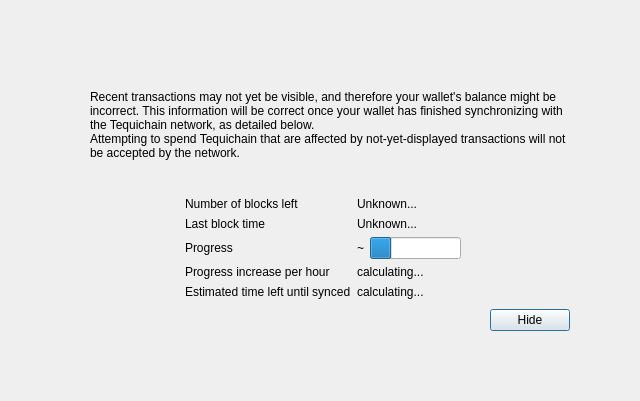
<?xml version="1.0" encoding="UTF-8"?>
<ui version="4.0">
 <class>ModalOverlay</class>
 <widget class="ModalOverlay" name="ModalOverlay">
  <property name="geometry">
   <rect>
    <x>0</x>
    <y>0</y>
    <width>640</width>
    <height>401</height>
   </rect>
  </property>
  <property name="windowTitle">
   <string>Form</string>
  </property>
  <layout class="QVBoxLayout" name="verticalLayout" stretch="0">
   <property name="sizeConstraint">
    <enum>QLayout::SetDefaultConstraint</enum>
   </property>
   <property name="leftMargin">
    <number>0</number>
   </property>
   <property name="topMargin">
    <number>0</number>
   </property>
   <property name="rightMargin">
    <number>0</number>
   </property>
   <property name="bottomMargin">
    <number>0</number>
   </property>
   <item>
    <widget class="QWidget" name="bgWidget" native="true">
     <property name="styleSheet">
      <string notr="true"/>
     </property>
     <layout class="QVBoxLayout" name="verticalLayoutMain" stretch="0">
      <property name="leftMargin">
       <number>60</number>
      </property>
      <property name="topMargin">
       <number>60</number>
      </property>
      <property name="rightMargin">
       <number>60</number>
      </property>
      <property name="bottomMargin">
       <number>60</number>
      </property>
      <item>
       <widget class="QWidget" name="contentWidget" native="true">
        <property name="styleSheet">
         <string notr="true"/>
        </property>
        <layout class="QVBoxLayout" name="verticalLayoutSub" stretch="1,0,0,0,0">
         <property name="spacing">
          <number>0</number>
         </property>
         <property name="leftMargin">
          <number>10</number>
         </property>
         <property name="topMargin">
          <number>10</number>
         </property>
         <property name="rightMargin">
          <number>10</number>
         </property>
         <property name="bottomMargin">
          <number>10</number>
         </property>
         <item>
          <layout class="QHBoxLayout" name="horizontalLayoutIconText" stretch="0,1">
           <property name="topMargin">
            <number>20</number>
           </property>
           <item>
            <layout class="QVBoxLayout" name="verticalLayoutIcon">
             <property name="leftMargin">
              <number>0</number>
             </property>
             <item>
              <widget class="QLabel" name="warningIcon">
               <property name="text">
                <string/>
               </property>
              </widget>
             </item>
             <item>
              <spacer name="verticalSpacerWarningIcon">
               <property name="orientation">
                <enum>Qt::Vertical</enum>
               </property>
               <property name="sizeHint" stdset="0">
                <size>
                 <width>20</width>
                 <height>40</height>
                </size>
               </property>
              </spacer>
             </item>
            </layout>
           </item>
           <item>
            <layout class="QVBoxLayout" name="verticalLayoutInfoText">
             <property name="leftMargin">
              <number>0</number>
             </property>
             <property name="topMargin">
              <number>0</number>
             </property>
             <item>
              <widget class="QLabel" name="infoText">
               <property name="text">
                <string>Recent transactions may not yet be visible, and therefore your wallet's balance might be incorrect. This information will be correct once your wallet has finished synchronizing with the Tequichain network, as detailed below.</string>
               </property>
               <property name="textFormat">
                <enum>Qt::RichText</enum>
               </property>
               <property name="wordWrap">
                <bool>true</bool>
               </property>
              </widget>
             </item>
             <item>
              <widget class="QLabel" name="infoTextStrong">
               <property name="text">
                <string>Attempting to spend Tequichain that are affected by not-yet-displayed transactions will not be accepted by the network.</string>
               </property>
               <property name="textFormat">
                <enum>Qt::RichText</enum>
               </property>
               <property name="wordWrap">
                <bool>true</bool>
               </property>
              </widget>
             </item>
             <item>
              <spacer name="verticalSpacerInTextSpace">
               <property name="orientation">
                <enum>Qt::Vertical</enum>
               </property>
               <property name="sizeHint" stdset="0">
                <size>
                 <width>20</width>
                 <height>40</height>
                </size>
               </property>
              </spacer>
             </item>
            </layout>
           </item>
          </layout>
         </item>
         <item>
          <spacer name="verticalSpacerAfterText">
           <property name="orientation">
            <enum>Qt::Vertical</enum>
           </property>
           <property name="sizeHint" stdset="0">
            <size>
             <width>20</width>
             <height>40</height>
            </size>
           </property>
          </spacer>
         </item>
         <item>
          <layout class="QFormLayout" name="formLayout">
           <property name="fieldGrowthPolicy">
            <enum>QFormLayout::FieldsStayAtSizeHint</enum>
           </property>
           <property name="formAlignment">
            <set>Qt::AlignHCenter|Qt::AlignTop</set>
           </property>
           <property name="horizontalSpacing">
            <number>6</number>
           </property>
           <property name="verticalSpacing">
            <number>6</number>
           </property>
           <property name="topMargin">
            <number>10</number>
           </property>
           <item row="0" column="0">
            <widget class="QLabel" name="labelNumberOfBlocksLeft">
             <property name="text">
              <string>Number of blocks left</string>
             </property>
            </widget>
           </item>
           <item row="0" column="1">
            <widget class="QLabel" name="numberOfBlocksLeft">
             <property name="text">
              <string>Unknown...</string>
             </property>
            </widget>
           </item>
           <item row="1" column="0">
            <widget class="QLabel" name="labelLastBlockTime">
             <property name="text">
              <string>Last block time</string>
             </property>
            </widget>
           </item>
           <item row="1" column="1">
            <widget class="QLabel" name="newestBlockDate">
             <property name="sizePolicy">
              <sizepolicy hsizetype="Maximum" vsizetype="Preferred">
               <horstretch>0</horstretch>
               <verstretch>0</verstretch>
              </sizepolicy>
             </property>
             <property name="text">
              <string>Unknown...</string>
             </property>
            </widget>
           </item>
           <item row="2" column="0">
            <widget class="QLabel" name="labelSyncDone">
             <property name="text">
              <string>Progress</string>
             </property>
            </widget>
           </item>
           <item row="2" column="1">
            <layout class="QHBoxLayout" name="horizontalLayoutSync" stretch="0,1">
             <item>
              <widget class="QLabel" name="percentageProgress">
               <property name="text">
                <string notr="true">~</string>
               </property>
              </widget>
             </item>
             <item>
              <widget class="QProgressBar" name="progressBar">
               <property name="value">
                <number>24</number>
               </property>
               <property name="format">
                <string/>
               </property>
              </widget>
             </item>
            </layout>
           </item>
           <item row="4" column="0">
            <widget class="QLabel" name="labelProgressIncrease">
             <property name="text">
              <string>Progress increase per hour</string>
             </property>
            </widget>
           </item>
           <item row="4" column="1">
            <widget class="QLabel" name="progressIncreasePerH">
             <property name="text">
              <string>calculating...</string>
             </property>
            </widget>
           </item>
           <item row="5" column="0">
            <widget class="QLabel" name="labelEstimatedTimeLeft">
             <property name="text">
              <string>Estimated time left until synced</string>
             </property>
            </widget>
           </item>
           <item row="5" column="1">
            <widget class="QLabel" name="expectedTimeLeft">
             <property name="text">
              <string>calculating...</string>
             </property>
            </widget>
           </item>
          </layout>
         </item>
         <item>
          <layout class="QHBoxLayout" name="horizontalLayoutButtons">
           <property name="leftMargin">
            <number>10</number>
           </property>
           <property name="topMargin">
            <number>10</number>
           </property>
           <item>
            <spacer name="horizontalSpacer">
             <property name="orientation">
              <enum>Qt::Horizontal</enum>
             </property>
             <property name="sizeHint" stdset="0">
              <size>
               <width>40</width>
               <height>20</height>
              </size>
             </property>
            </spacer>
           </item>
           <item>
            <widget class="QPushButton" name="closeButton">
             <property name="text">
              <string>Hide</string>
             </property>
             <property name="focusPolicy">
              <enum>Qt::StrongFocus</enum>
             </property>
             <property name="default">
              <bool>true</bool>
             </property>
            </widget>
           </item>
          </layout>
         </item>
         <item>
          <layout class="QVBoxLayout" name="verticalLayout_2">
           <item>
            <spacer name="verticalSpacer">
             <property name="orientation">
              <enum>Qt::Vertical</enum>
             </property>
             <property name="sizeHint" stdset="0">
              <size>
               <width>20</width>
               <height>40</height>
              </size>
             </property>
            </spacer>
           </item>
          </layout>
         </item>
        </layout>
       </widget>
      </item>
     </layout>
    </widget>
   </item>
  </layout>
 </widget>
 <customwidgets>
  <customwidget>
   <class>ModalOverlay</class>
   <extends>QWidget</extends>
   <header>qt/modaloverlay.h</header>
   <container>1</container>
  </customwidget>
 </customwidgets>
 <resources/>
 <connections/>
</ui>
